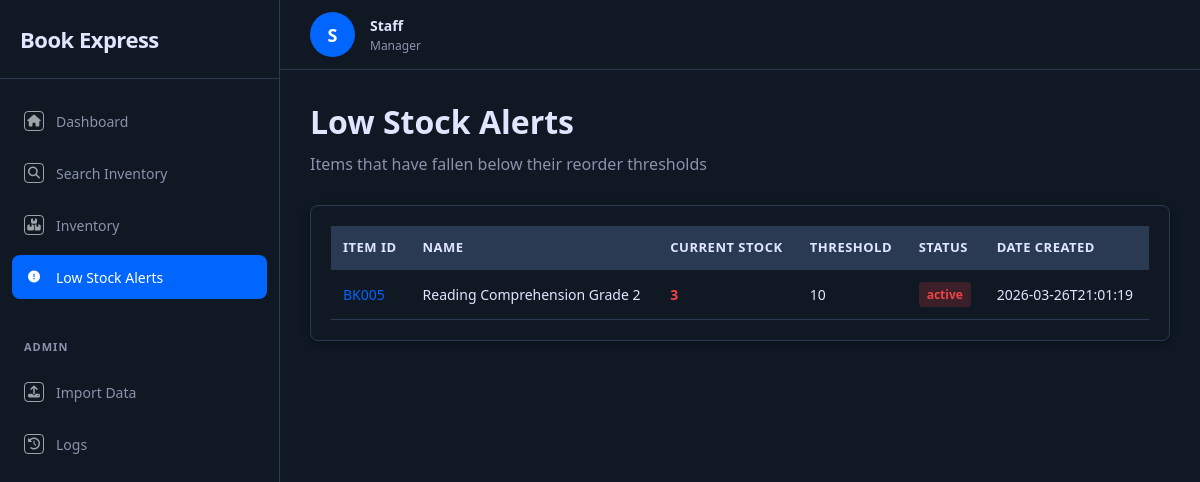
Before: /alerts with the older database file.
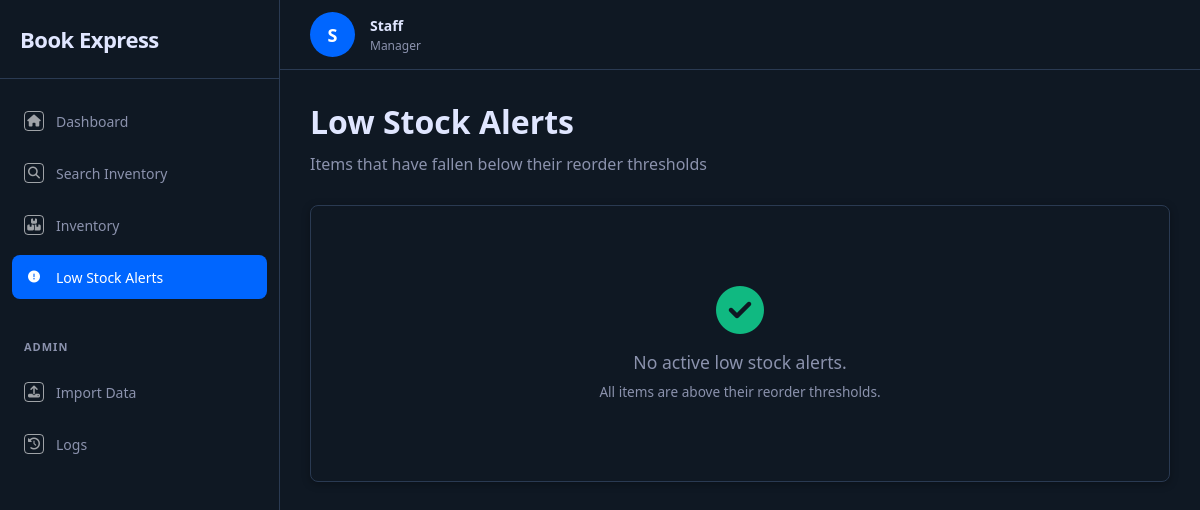
After: the same page with the newer database file.
### tables this page shows
CREATE TABLE low_stock_alert (
            alert_id INTEGER PRIMARY KEY AUTOINCREMENT,
            item_id TEXT NOT NULL,
            current_quantity INTEGER NOT NULL,
            threshold INTEGER NOT NULL,
            created_at TEXT NOT NULL,
            status TEXT DEFAULT 'active',
            FOREIGN KEY (item_id) REFERENCES inventory_item(item_id)
        );

CREATE TABLE inventory_item (
            item_id TEXT PRIMARY KEY,
            item_name TEXT NOT NULL,
            unit_price REAL NOT NULL DEFAULT 0.0,
            stock_quantity INTEGER NOT NULL DEFAULT 0,
            reorder_threshold INTEGER NOT NULL DEFAULT 5,
            grade TEXT,
            subject TEXT,
            availability_status TEXT DEFAULT 'In Stock'
        );

### app.py (the view)
@app.route("/alerts")
def alerts():
    active_alerts = LowStockAlert.get_active_alerts()
    return render_template("alerts.html", alerts=active_alerts)

### database.py (called while the page is built)
def get_connection():
    conn = sqlite3.connect(DB_PATH)
    conn.row_factory = sqlite3.Row
    conn.execute("PRAGMA foreign_keys = ON")
    return conn

### entities/LowStockAlert.py (called while the page is built)
    @staticmethod
    def get_active_alerts():
        conn = get_connection()
        rows = conn.execute("""
            SELECT a.*, i.item_name FROM low_stock_alert a
            JOIN inventory_item i ON a.item_id = i.item_id
            WHERE a.status = 'active' ORDER BY a.created_at DESC
        """).fetchall()
        conn.close()
        return [{
            "alert_id": r["alert_id"], "item_id": r["item_id"],
            "item_name": r["item_name"], "current_quantity": r["current_quantity"],
            "threshold": r["threshold"], "created_at": r["created_at"], "status": r["status"]
        } for r in rows]

### templates/alerts.html (shortened to what this page needs)
{% extends "base.html" %}
{% set active_page = 'alerts' %}
{% block content %}
<div class="section-header">
    <h1>Low Stock Alerts</h1>
    <p>Items that have fallen below their reorder thresholds</p>
</div>
<div class="catalogue-container">
    {% if alerts %}
    <div class="catalogue-table-wrapper">
        <table class="alerts-table">
            <thead><tr><th>Item ID</th><th>Name</th><th>Current Stock</th><th>Threshold</th><th>Status</th><th>Date Created</th></tr></thead>
            <tbody>
                {% for a in alerts %}
                <tr>
                    <td><a href="/item/{{ a.item_id }}" style="color:var(--primary-color);text-decoration:none">{{ a.item_id }}</a></td>
                    <td>{{ a.item_name }}</td>
                    <td style="color:var(--danger-color);font-weight:600">{{ a.current_quantity }}</td>
                    <td>{{ a.threshold }}</td>
                    <td><span class="alert-status alert-active">{{ a.status }}</span></td>
                    <td>{{ a.created_at[:19] }}</td>
                </tr>
                {% endfor %}
            </tbody>
        </table>
    </div>
    {% else %}
    <div style="text-align:center;padding:60px 20px;color:var(--text-secondary)">
        <i class="fas fa-check-circle" style="font-size:3rem;margin-bottom:1rem;display:block;color:var(--success-color)"></i>
        <p style="font-size:1.1rem">No active low stock alerts.</p>
        <p style="font-size:.85rem;margin-top:.5rem">All items are above their reorder thresholds.</p>
    </div>
    {% endif %}
</div>
{% endblock %}

Changed rows visible on the page:
removed low_stock_alert: item_id "BK005", item_name "Reading Comprehension Grade 2", current_quantity "3", threshold "10", status "active", created_at "2026-03-26T21:01:19"
Other visible differences:
text no longer shown: "ITEM ID NAME CURRENT STOCK THRESHOLD STATUS DATE CREATED"
text now shown: "No active low stock alerts. All items are above their reorder thresholds."
